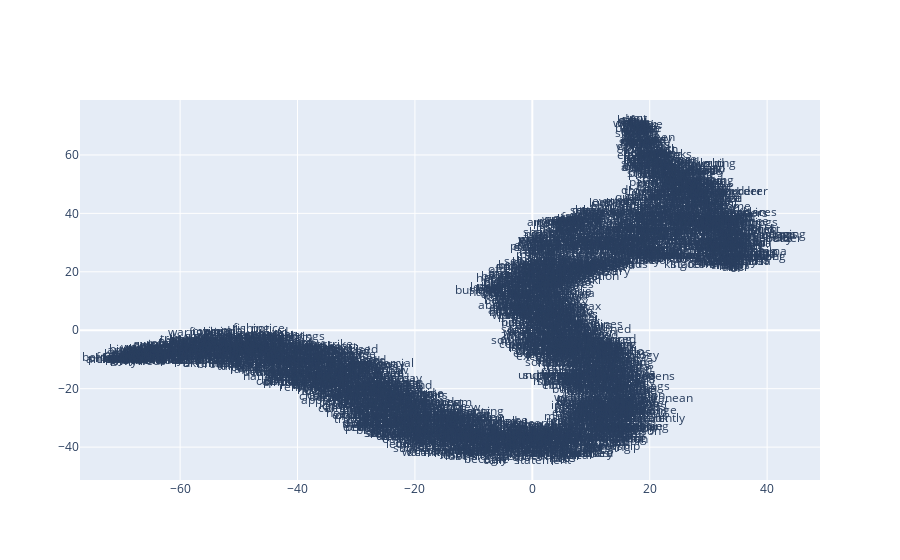

Write notebook code for a chart like this one.
### Code cell
x_vals, y_vals, labels = reduce_dimensions(model_ui_sg)
plot_function(x_vals, y_vals, labels)

### Figure 1 — Plotly figure (JSON) as saved in the notebook; plotly's stock layout.template omitted (floating-point values rounded to 4 significant figures; data arrays with more than 128 entries replaced by an {"elided": "..."} marker saying what was removed)
{"data": [{"mode": "text", "text": {"elided": "2903 str values"}, "type": "scatter", "x": {"elided": "2903 float values"}, "y": {"elided": "2903 float values"}}], "layout": {}}
